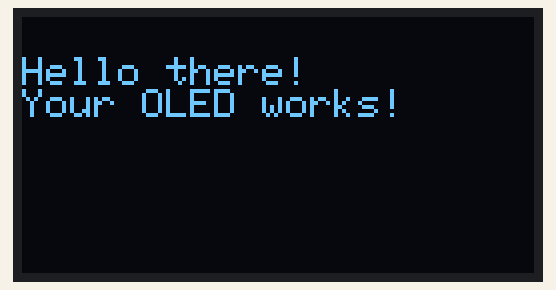
Bench run of a sketch on a simulated Arduino Uno, built with avr-gcc and run on an emulated ATmega328P. Shown: 128×64 one-colour display.

Above: at 0.1 s.

The sketch:

SSD1306_I2C_test.ino
```cpp
/*
Source code for SSD1306 OLED Display testing using I2C communication
*/

#include <Wire.h>
#include <Adafruit_GFX.h>
#include <Adafruit_SSD1306.h>

// OLED display width and height
#define SCREEN_WIDTH 128
#define SCREEN_HEIGHT 64

// I2C address for most 0.96" OLEDs is 0x3C
#define OLED_ADDR 0x3C

// Create display object using I2C
Adafruit_SSD1306 display(SCREEN_WIDTH, SCREEN_HEIGHT, &Wire);

void setup() {
  // Initialize serial monitor (optional)
  Serial.begin(9600);

  // Initialize OLED display with I2C address
  if (!display.begin(SSD1306_SWITCHCAPVCC, OLED_ADDR)) {
    Serial.println(F("SSD1306 allocation failed"));
    for (;;); // Stay here if OLED doesn't initialize
  }

  display.clearDisplay(); // Clear the display buffer

  display.setTextSize(1);              // Normal 1:1 pixel scale
  display.setTextColor(SSD1306_WHITE); // White text
  display.setCursor(0, 10);            // Set starting position

  display.println("Hello there!");
  display.println("Your OLED works!");

  display.display(); // Push to screen
}

void loop() {
  // Empty loop for now
}
```
